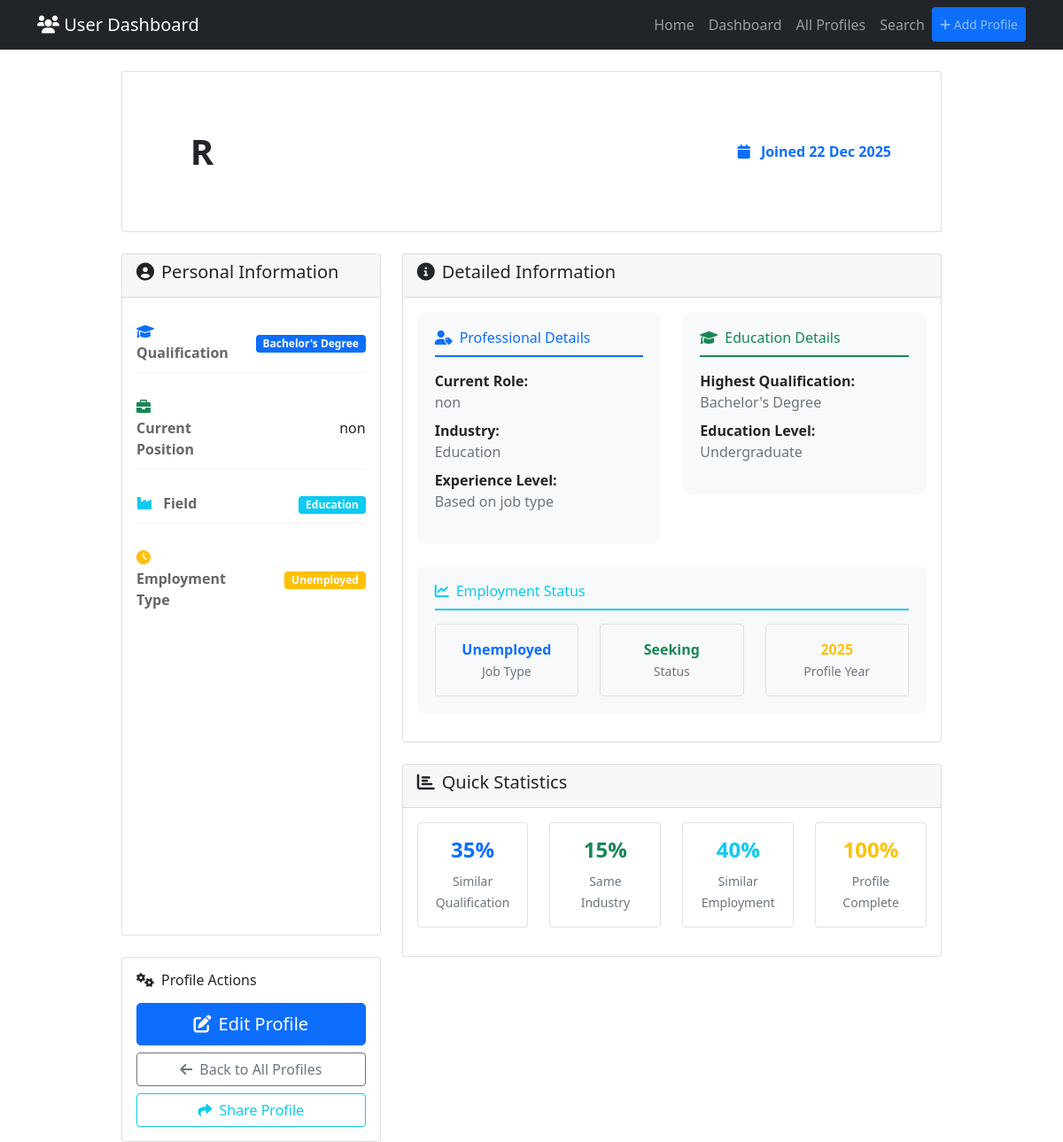
The app's page /profile/1 with its own data.
### app.py (models this page shows)
class User(db.Model):
    id = db.Column(db.Integer, primary_key=True)
    name = db.Column(db.String(100), nullable=False)
    email = db.Column(db.String(120), unique=True, nullable=False)
    qualification = db.Column(db.String(50))
    current_job = db.Column(db.String(100))
    field = db.Column(db.String(50))
    job_type = db.Column(db.String(50))
    created_at = db.Column(db.DateTime, default=datetime.utcnow)

### app.py (the view)
@app.route('/profile/<int:id>')
def view_profile(id):
    user = User.query.get_or_404(id)
    return render_template('view_profile.html', user=user)

### templates/view_profile.html (shortened to what this page needs)
{% extends "base.html" %}
{% block content %}
<div class="row">
    <div class="col-lg-10 mx-auto">
        <div class="card mb-4">
            <div class="card-body p-0">
                <div class="profile-header"
                     style="background: var(--gradient-primary); padding: 40px; border-radius: 20px 20px 0 0;">
                    <div class="row align-items-center">
                        <div class="col-md-8">
                            <div class="d-flex align-items-center">
                                <div class="profile-avatar me-4">
                                    <div style="width: 100px; height: 100px; background: white;
                                              border-radius: 50%; display: flex; align-items: center;
                                              justify-content: center; color: var(--primary); font-size: 2.5rem;
                                              font-weight: bold; border: 4px solid white;">
                                        {{ user.name[0]|upper }}
                                    </div>
                                </div>
                                <div>
                                    <h1 class="text-white mb-1">{{ user.name }}</h1>
                                    <p class="text-white mb-0">
                                        <i class="fas fa-envelope me-2"></i>{{ user.email }}
                                    </p>
                                    <p class="text-white mb-0">
                                        <i class="fas fa-id-card me-2"></i>Profile ID: #{{ user.id }}
                                    </p>
                                </div>
                            </div>
                        </div>
                        <div class="col-md-4 text-md-end">
                            <div class="mt-3 mt-md-0">
                                <span class="badge bg-white text-primary p-3" style="font-size: 1rem;">
                                    <i class="fas fa-calendar me-2"></i>
                                    Joined {{ user.created_at.strftime('%d %b %Y') }}
                                </span>
                            </div>
                        </div>
                    </div>
                </div>
            </div>
        </div>
        <div class="row">
            <div class="col-md-4 mb-4">
                <div class="card h-100">
                    <div class="card-header">
                        <h5><i class="fas fa-user-circle me-2"></i>Personal Information</h5>
                    </div>
                    <div class="card-body">
                        <div class="profile-info">
                            <div class="info-item mb-3">
                                <div class="info-label">
                                    <i class="fas fa-graduation-cap me-2 text-primary"></i>
                                    <strong>Qualification</strong>
                                </div>
                                <div class="info-value">
                                    <span class="badge bg-primary">{{ user.qualification or 'Not specified' }}</span>
                                </div>
                            </div>
                            <div class="info-item mb-3">
                                <div class="info-label">
                                    <i class="fas fa-briefcase me-2 text-success"></i>
                                    <strong>Current Position</strong>
                                </div>
                                <div class="info-value">
                                    {{ user.current_job or 'Not specified' }}
                                </div>
                            </div>
                            <div class="info-item mb-3">
                                <div class="info-label">
                                    <i class="fas fa-industry me-2 text-info"></i>
                                    <strong>Field</strong>
                                </div>
                                <div class="info-value">
                                    <span class="badge bg-info">{{ user.field or 'Not specified' }}</span>
                                </div>
                            </div>
                            <div class="info-item mb-3">
                                <div class="info-label">
                                    <i class="fas fa-clock me-2 text-warning"></i>
                                    <strong>Employment Type</strong>
                                </div>
                                <div class="info-value">
                                    <span class="badge bg-warning">{{ user.job_type or 'Not specified' }}</span>
                                </div>
                            </div>
                        </div>
                    </div>
                </div>
                <div class="card mt-4">
                    <div class="card-body">
                        <h6 class="mb-3"><i class="fas fa-cogs me-2"></i>Profile Actions</h6>
                        <div class="d-grid gap-2">
                            <a href="{{ url_for('edit_profile', id=user.id) }}"
                               class="btn btn-primary btn-lg">
                                <i class="fas fa-edit me-2"></i>Edit Profile
                            </a>
                            <a href="{{ url_for('profiles') }}"
                               class="btn btn-outline-secondary">
                                <i class="fas fa-arrow-left me-2"></i>Back to All Profiles
                            </a>
                            <button class="btn btn-outline-info" onclick="copyProfileLink()">
                                <i class="fas fa-share me-2"></i>Share Profile
                            </button>
                        </div>
                    </div>
                </div>
            </div>
            <div class="col-md-8">
                <div class="card mb-4">
                    <div class="card-header">
                        <h5><i class="fas fa-info-circle me-2"></i>Detailed Information</h5>
                    </div>
                    <div class="card-body">
                        <div class="row">
                            <div class="col-md-6">
                                <div class="detail-card mb-4">
                                    <h6 class="text-primary">
                                        <i class="fas fa-user-tag me-2"></i>Professional Details
                                    </h6>
                                    <ul class="list-unstyled">
                                        <li class="mb-2">
                                            <strong>Current Role:</strong><br>
                                            <span class="text-muted">{{ user.current_job or 'Not specified' }}</span>
                                        </li>
                                        <li class="mb-2">
                                            <strong>Industry:</strong><br>
                                            <span class="text-muted">{{ user.field or 'Not specified' }}</span>
                                        </li>
                                        <li class="mb-2">
                                            <strong>Experience Level:</strong><br>
                                            <span class="text-muted">Based on job type</span>
                                        </li>
                                    </ul>
                                </div>
                            </div>
                            <div class="col-md-6">
                                <div class="detail-card mb-4">
                                    <h6 class="text-success">
                                        <i class="fas fa-graduation-cap me-2"></i>Education Details
                                    </h6>
                                    <ul class="list-unstyled">
                                        <li class="mb-2">
                                            <strong>Highest Qualification:</strong><br>
                                            <span class="text-muted">{{ user.qualification or 'Not specified' }}</span>
                                        </li>
                                        <li class="mb-2">
                                            <strong>Education Level:</strong><br>
                                            <span class="text-muted">
                                                {% if user.qualification %}
                                                    {% if 'PhD' in user.qualification %}
                                                        Doctoral
                                                    {% elif 'Master' in user.qualification %}
                                                        Postgraduate
                                                    {% elif 'Bachelor' in user.qualification %}
                                                        Undergraduate
                                                    {% else %}
                                                        Other
                                                    {% endif %}
                                                {% else %}
                                                    Not specified
                                                {% endif %}
                                            </span>
                                        </li>
                                    </ul>
                                </div>
                            </div>
                        </div>
                        <div class="row">
                            <div class="col-12">
                                <div class="detail-card">
                                    <h6 class="text-info">
                                        <i class="fas fa-chart-line me-2"></i>Employment Status
                                    </h6>
                                    <div class="row">
                                        <div class="col-md-4 text-center">
                                            <div class="p-3 border rounded">
                                                <div class="text-primary fw-bold">{{ user.job_type or 'N/A' }}</div>
                                                <small class="text-muted">Job Type</small>
                                            </div>
                                        </div>
                                        <div class="col-md-4 text-center">
                                            <div class="p-3 border rounded">
                                                <div class="text-success fw-bold">
                                                    {% if user.job_type in ['Full time', 'Self employed'] %}
                                                        Active
                                                    {% elif user.job_type == 'Unemployed' %}
                                                        Seeking
                                                    {% else %}
                                                        Engaged
                                                    {% endif %}
                                                </div>
                                                <small class="text-muted">Status</small>
                                            </div>
                                        </div>
                                        <div class="col-md-4 text-center">
                                            <div class="p-3 border rounded">
                                                <div class="text-warning fw-bold">
                                                    {{ user.created_at.strftime('%Y') }}
                                                </div>
                                                <small class="text-muted">Profile Year</small>
                                            </div>
                                        </div>
                                    </div>
                                </div>
                            </div>
                        </div>
                    </div>
                </div>
                <div class="card">
                    <div class="card-header">
                        <h5><i class="fas fa-chart-bar me-2"></i>Quick Statistics</h5>
                    </div>
                    <div class="card-body">
                        <div class="row text-center">
                            <div class="col-md-3 mb-3">
                                <div class="p-3 border rounded">
                                    <div class="text-primary fw-bold h4">
                                        {% if user.qualification == "Bachelor's Degree" %}
                                            35%
                                        {% elif user.qualification == "Master's Degree" %}
                                            45%
                                        {% elif user.qualification == "PhD" %}
                                            15%
                                        {% else %}
                                            5%
                                        {% endif %}
                                    </div>
                                    <small class="text-muted">Similar Qualification</small>
                                </div>
                            </div>
                            <div class="col-md-3 mb-3">
                                <div class="p-3 border rounded">
                                    <div class="text-success fw-bold h4">
                                        {% if user.field == "IT & Software" %}
                                            40%
                                        {% elif user.field == "Healthcare" %}
                                            25%
                                        {% elif user.field == "Finance" %}
                                            20%
                                        {% else %}
                                            15%
                                        {% endif %}
                                    </div>
                                    <small class="text-muted">Same Industry</small>
                                </div>
                            </div>
                            <div class="col-md-3 mb-3">
                                <div class="p-3 border rounded">
                                    <div class="text-info fw-bold h4">
                                        {% if user.job_type == "Full time" %}
                                            60%
                                        {% else %}
                                            40%
                                        {% endif %}
                                    </div>
                                    <small class="text-muted">Similar Employment</small>
                                </div>
                            </div>
                            <div class="col-md-3 mb-3">
                                <div class="p-3 border rounded">
                                    <div class="text-warning fw-bold h4">100%</div>
                                    <small class="text-muted">Profile Complete</small>
                                </div>
                            </div>
                        </div>
                    </div>
                </div>
            </div>
        </div>
    </div>
</div>
{% endblock %}

### records on screen
User: name "R", created_at "22 Dec 2025", qualification "Bachelor's Degree", current_job "non", field "Education", job_type "Unemployed", created_at "2025"
